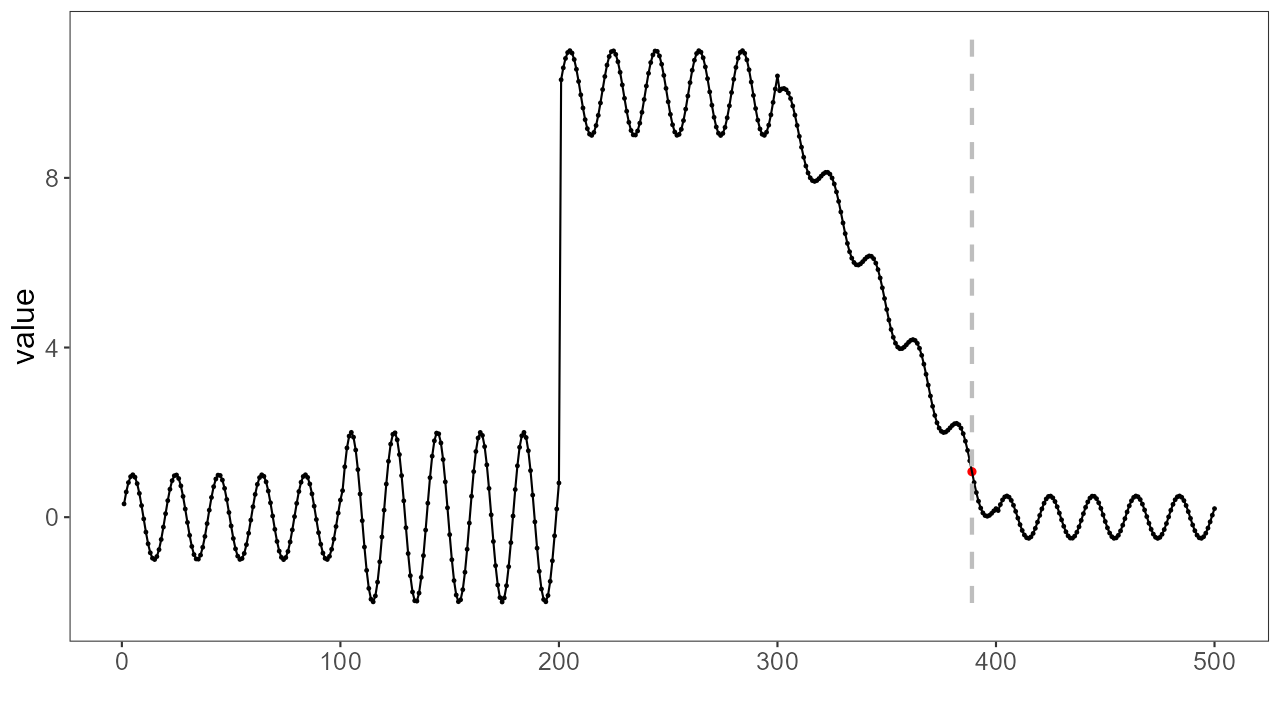

This figure's R source:
source("header.R")
library(daltoolbox)
library(harbinger)

# loading example
data(examples_changepoints)
data <- examples_changepoints$complex

model <- fit(hcp_amoc(), data$serie)
detection <- detect(model, data$serie)
print(detection$idx[detection$event])

grf <- har_plot(model, data$serie, detection)
grf <- grf + ylab("value")
grf <- grf + font

save_png(grf, "backup/chap4_amoc.png", 1280, 720)
